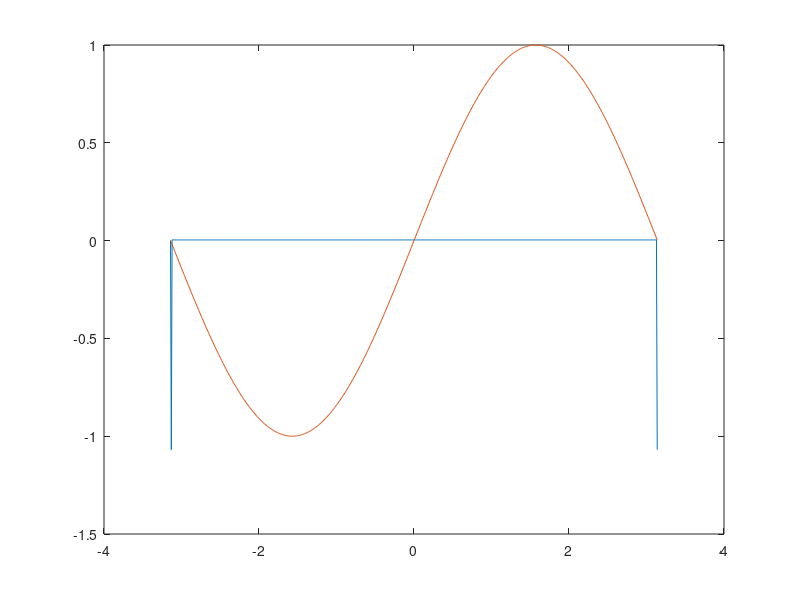

Reproduce this figure in MATLAB.
clc;
clear all;
% Assignment 1
% 1 Preparations
x = -pi:0.01:pi;
%A harmonic function with amplitude A and frequency f and phase zero (cosine)
%y = cos(x);
% A harmonic function with amplitude A and frequency f and phase ?/2 (sine)
y = sin(x);
z = fft(y);
plot(x,z,x,y)